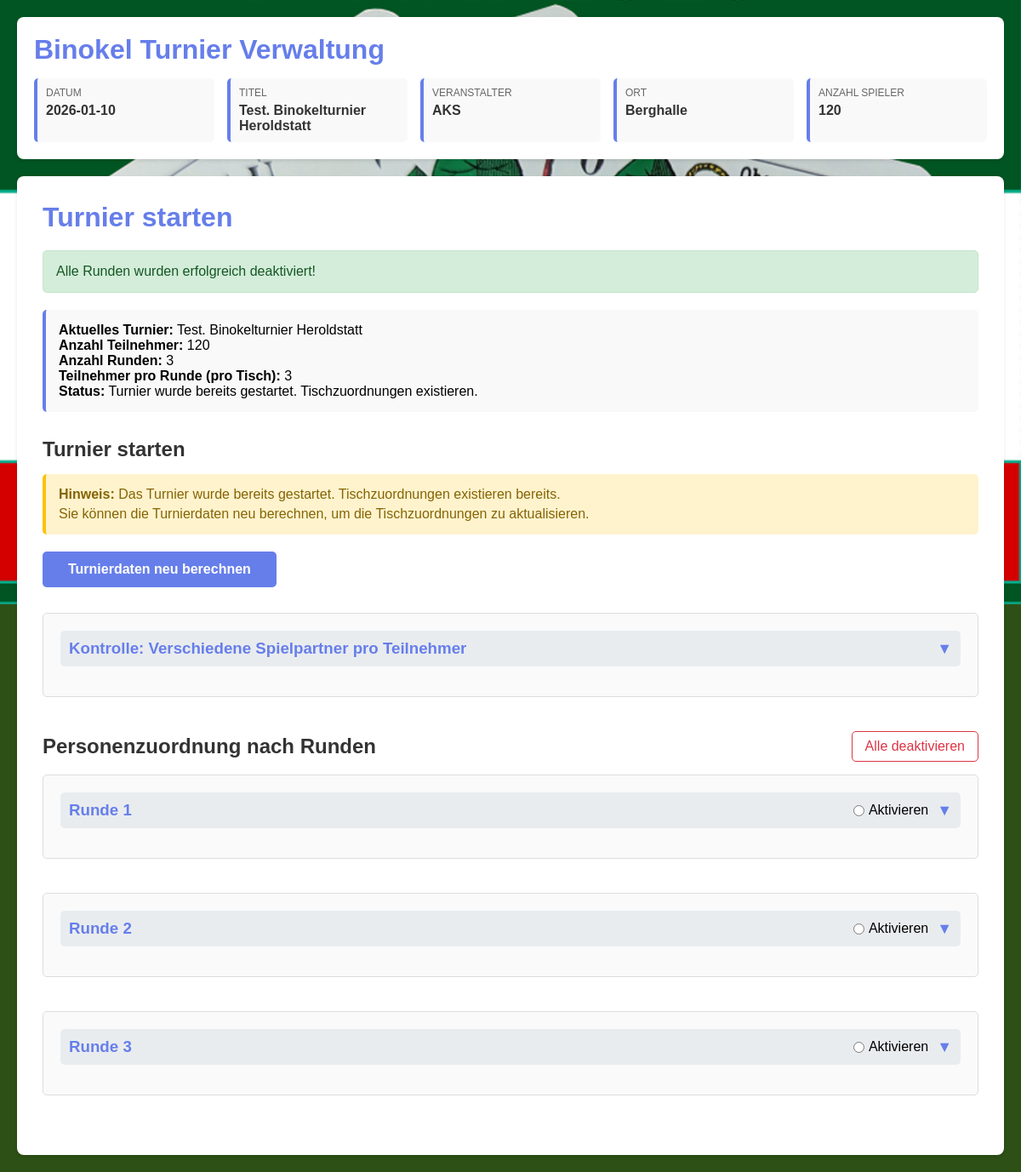
Page /turnier/turnier_starten.php?success=deaktiviert on the committed database.
### tables this page shows
CREATE TABLE turnier (
        id INTEGER PRIMARY KEY AUTOINCREMENT,
        datum TEXT NOT NULL,
        titel TEXT NOT NULL,
        veranstalter TEXT NOT NULL,
        ort TEXT NOT NULL,
        erstellt_am TEXT DEFAULT CURRENT_TIMESTAMP,
        aktiv INTEGER DEFAULT 1
    , anzahl_spieler INTEGER DEFAULT 0, anzahl_runden INTEGER DEFAULT 3, spieler_pro_runde INTEGER DEFAULT 3, aktive_runde INTEGER DEFAULT NULL, aktive_ergebnis_runde INTEGER DEFAULT NULL, googlemaps_link TEXT DEFAULT NULL, startzeit TEXT DEFAULT NULL, einlasszeit TEXT DEFAULT NULL);

### turnier/config.php (called while the page is built, shortened)
<?php
function getAktuellesTurnier() {
    $db = getDB();
    $stmt = $db->query("SELECT * FROM turnier WHERE aktiv = 1 ORDER BY id DESC LIMIT 1");
    return $stmt->fetch(PDO::FETCH_ASSOC);
}

### turnier/turnier_starten.php (the view, shortened to what this page needs)
<?php
require_once 'config.php';
$aktuellesTurnier = getAktuellesTurnier();
$success = isset($_GET['success']) ? $_GET['success'] : false;
$parameterOk = true;
$hatZuordnungen = false;
if ($aktuellesTurnier) {
    $db = getDB();
    $stmt = $db->prepare("SELECT COUNT(*) as count FROM turnier_zuordnungen WHERE turnier_id = ?");
    $stmt->execute([$aktuellesTurnier['id']]);
    $result = $stmt->fetch(PDO::FETCH_ASSOC);
    $hatZuordnungen = ($result['count'] > 0);
}
?>
<!DOCTYPE html>
<html lang="de">
<head>
</head>
<body>
    <?php include 'header.php'; ?>
    <div class="container">
        <h1>Turnier starten</h1>
        <?php if ($success): ?>
            <div class="message success">
                <?php if ($success === 'deaktiviert'): ?>
                    Alle Runden wurden erfolgreich deaktiviert!
                <?php else: ?>
                    Turnier wurde erfolgreich gestartet und die Tischzuordnungen wurden berechnet!
                <?php endif; ?>
            </div>
        <?php endif; ?>
        <?php if (!$aktuellesTurnier): ?>
            <div class="message error">
                Kein aktives Turnier gefunden. Bitte erst ein Turnier erfassen und aktivieren.
            </div>
        <?php else: ?>
            <div class="info-box">
                <p><strong>Aktuelles Turnier:</strong> <?php echo htmlspecialchars($aktuellesTurnier['titel']); ?></p>
                <p><strong>Anzahl Teilnehmer:</strong> <?php echo htmlspecialchars($aktuellesTurnier['anzahl_spieler']); ?></p>
                <p><strong>Anzahl Runden:</strong> <?php echo htmlspecialchars($aktuellesTurnier['anzahl_runden'] ?? '3'); ?></p>
                <p><strong>Teilnehmer pro Runde (pro Tisch):</strong> <?php echo htmlspecialchars($aktuellesTurnier['spieler_pro_runde'] ?? '3'); ?></p>
                <?php if ($hatZuordnungen): ?>
                    <p><strong>Status:</strong> Turnier wurde bereits gestartet. Tischzuordnungen existieren.</p>
                <?php endif; ?>
            </div>
            <h2>Turnier starten</h2>
            <?php if (!$hatZuordnungen): ?>
                <?php if (!$parameterOk): ?>
                    <div class="message error">
                        <strong>Das Turnier kann nicht gestartet werden, da die Parameter nicht korrekt sind.</strong>
                        <p style="margin-top: 10px;">Bitte korrigieren Sie die Parameter im Modul "Turnier erfassen" und versuchen Sie es erneut.</p>
                    </div>
                    <button type="button" class="btn" disabled>Turnier starten und Tischzuordnungen berechnen</button>
                <?php else: ?>
                    <div class="info-box" style="background: #d4edda; border-left-color: #28a745;">
                        <p style="color: #155724;"><strong>✓ Alle Parameter sind korrekt.</strong></p>
                        <p style="color: #155724; margin-top: 5px;">Das Turnier kann gestartet werden.</p>
                    </div>
                    <form method="POST">
                        <input type="hidden" name="start_turnier" value="1">
                        <button type="submit" class="btn">Turnier starten und Tischzuordnungen berechnen</button>
                    </form>
                <?php endif; ?>
            <?php else: ?>
                <div class="info-box" style="background: #fff3cd; border-left-color: #ffc107;">
                    <p style="color: #856404;"><strong>Hinweis:</strong> Das Turnier wurde bereits gestartet. Tischzuordnungen existieren bereits.</p>
                    <p style="color: #856404; margin-top: 5px;">Sie können die Turnierdaten neu berechnen, um die Tischzuordnungen zu aktualisieren.</p>
                </div>
            <?php endif; ?>
            <div style="margin-top: 20px;">
                <form method="POST">
                    <button type="submit" class="btn" <?php echo !$parameterOk ? 'disabled' : ''; ?>>Turnierdaten neu berechnen</button>
                </form>
            </div>
            <?php if ($hatZuordnungen): ?>
                <div class="runde-container" style="margin-top: 30px;">
                    <div class="runde-header" onclick="toggleKontrolle()">
                        <h3>Kontrolle: Verschiedene Spielpartner pro Teilnehmer</h3>
                        <span class="runde-toggle" id="toggle-kontrolle">▼</span>
                    </div>
                </div>
                <div style="display: flex; justify-content: space-between; align-items: center; margin-bottom: 15px;">
                    <h2 style="margin: 0;">Personenzuordnung nach Runden</h2>
                    <a href="runde_deaktivieren.php" style="color: #dc3545; text-decoration: none; padding: 8px 15px; border: 1px solid #dc3545; border-radius: 5px; transition: all 0.3s;"
                       onmouseover="this.style.background='#dc3545'; this.style.color='white';"
                       onmouseout="this.style.background='white'; this.style.color='#dc3545';">
                        Alle deaktivieren
                    </a>
                </div>
                <?php
                $anzahlRunden = intval($aktuellesTurnier['anzahl_runden'] ?? 3);
                for ($runde = 1; $runde <= $anzahlRunden; $runde++):
                ?>
                    <div id="runde-<?php echo $runde; ?>" class="runde-container">
                        <div class="runde-header" onclick="toggleRunde(<?php echo $runde; ?>)">
                            <h3>Runde <?php echo $runde; ?></h3>
                            <div style="display: flex; align-items: center; gap: 10px;">
                                <label style="display: flex; align-items: center; gap: 5px; cursor: pointer; margin: 0;" onclick="event.stopPropagation();">
                                    <input type="radio" name="aktive_runde" value="<?php echo $runde; ?>"
                                           <?php echo (isset($aktuellesTurnier['aktive_runde']) && $aktuellesTurnier['aktive_runde'] == $runde) ? 'checked' : ''; ?>
                                           onchange="aktiviereRunde(<?php echo $runde; ?>)">
                                    <span>Aktivieren</span>
                                </label>
                                <span class="runde-toggle" id="toggle-<?php echo $runde; ?>">▼</span>
                            </div>
                        </div>
                    </div>
                <?php endfor; ?>
            <?php endif; ?>
        <?php endif; ?>
    </div>
</body>
</html>

### turnier/header.php (shortened to what this page needs)
<?php
require_once 'config.php';
$aktuellesTurnier = getAktuellesTurnier();
?>
<div class="header">
    <h1>Binokel Turnier Verwaltung</h1>
    <?php if ($aktuellesTurnier): ?>
        <div class="turnier-info">
            <div class="info-item">
                <div class="info-label">Datum</div>
                <div class="info-value"><?php echo htmlspecialchars($aktuellesTurnier['datum']); ?></div>
            </div>
            <div class="info-item">
                <div class="info-label">Titel</div>
                <div class="info-value"><?php echo htmlspecialchars($aktuellesTurnier['titel']); ?></div>
            </div>
            <div class="info-item">
                <div class="info-label">Veranstalter</div>
                <div class="info-value"><?php echo htmlspecialchars($aktuellesTurnier['veranstalter']); ?></div>
            </div>
            <div class="info-item">
                <div class="info-label">Ort</div>
                <div class="info-value"><?php echo htmlspecialchars($aktuellesTurnier['ort']); ?></div>
            </div>
            <div class="info-item">
                <div class="info-label">Anzahl Spieler</div>
                <div class="info-value"><?php echo htmlspecialchars($aktuellesTurnier['anzahl_spieler'] ?? '0'); ?></div>
            </div>
        </div>
    <?php else: ?>
        <p class="no-turnier">Noch kein Turnier erfasst</p>
    <?php endif; ?>
</div>

### turnier/turnier_starten.php (style rules this page uses)
* { margin: 0; padding: 0; box-sizing: border-box; }
body { font-family: Arial, sans-serif; background-color: #2d5016; background-image: url('../img/Binokel_Hintergrund.png'); background-size: contain; background-position: center top; background-repeat: no-repeat; background-attachment: fixed; padding: 20px; }
.container { background: white; padding: 30px; border-radius: 8px; box-shadow: 0 2px 4px rgba(0,0,0,0.1); max-width: 1400px; margin: 0 auto; }
h1 { color: #667eea; margin-bottom: 20px; }
h2 { color: #333; margin: 30px 0 15px 0; }
.btn { background: #667eea; color: white; padding: 12px 30px; border: none; border-radius: 5px; font-size: 16px; font-weight: 600; cursor: pointer; transition: background-color 0.3s; }
.message { padding: 15px; border-radius: 5px; margin-bottom: 20px; }
.message.success { background: #d4edda; color: #155724; border: 1px solid #c3e6cb; }
.info-box { padding: 15px; background: #f9f9f9; border-radius: 5px; margin-bottom: 20px; border-left: 4px solid #667eea; }
.runde-container { margin-bottom: 40px; padding: 20px; border: 1px solid #ddd; border-radius: 5px; background: #fafafa; }
.runde-header { display: flex; justify-content: space-between; align-items: center; margin-bottom: 15px; cursor: pointer; padding: 10px; background: #e9ecef; border-radius: 5px; transition: background-color 0.3s; }
.runde-header h3 { margin: 0; color: #667eea; }
.runde-toggle { font-size: 18px; font-weight: bold; color: #667eea; user-select: none; }

### turnier/header.php (style rules this page uses)
.header { background: white; padding: 20px; border-radius: 8px; margin-bottom: 20px; box-shadow: 0 2px 4px rgba(0,0,0,0.1); }
.header h1 { color: #667eea; margin-bottom: 15px; }
.turnier-info { display: grid; grid-template-columns: repeat(auto-fit, minmax(200px, 1fr)); gap: 15px; margin-top: 15px; }
.info-item { padding: 10px; background: #f9f9f9; border-radius: 5px; border-left: 4px solid #667eea; }
.info-label { font-size: 12px; color: #666; text-transform: uppercase; margin-bottom: 5px; }
.info-value { font-size: 16px; font-weight: bold; color: #333; }

### rows in the picture
turnier: datum "2026-01-10", titel "Test. Binokelturnier Heroldstatt", veranstalter "AKS", ort "Berghalle", anzahl_spieler "120", anzahl_runden "3", spieler_pro_runde "3", aktive_runde "☐ Aktivieren"
